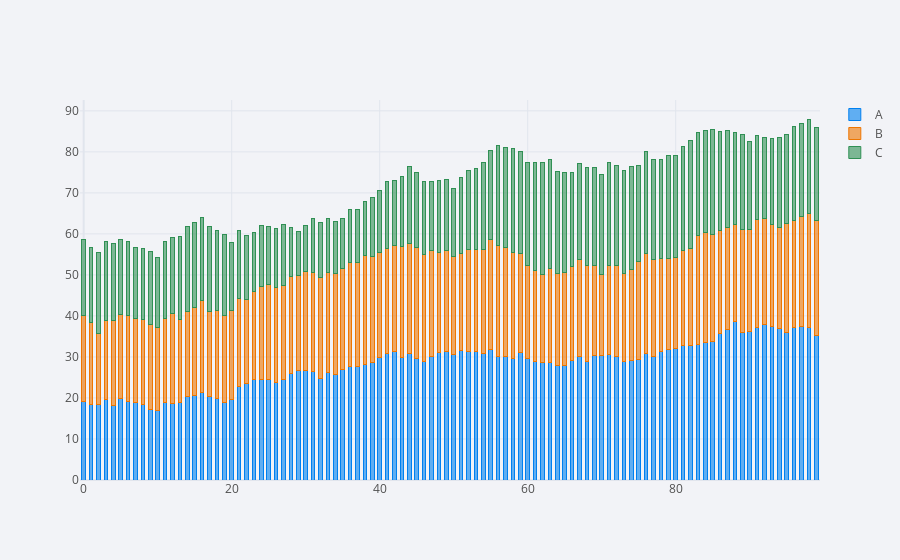

The code cell stored with this chart in its notebook:
### Code cell
cf.set_config_file(theme='polar')
df.iplot(kind='bar',barmode='stack',bargap=0.5)
